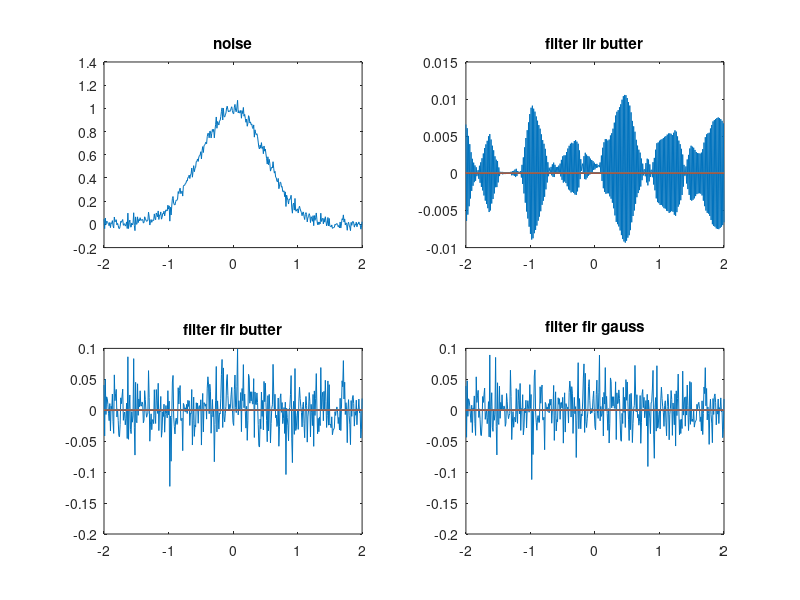
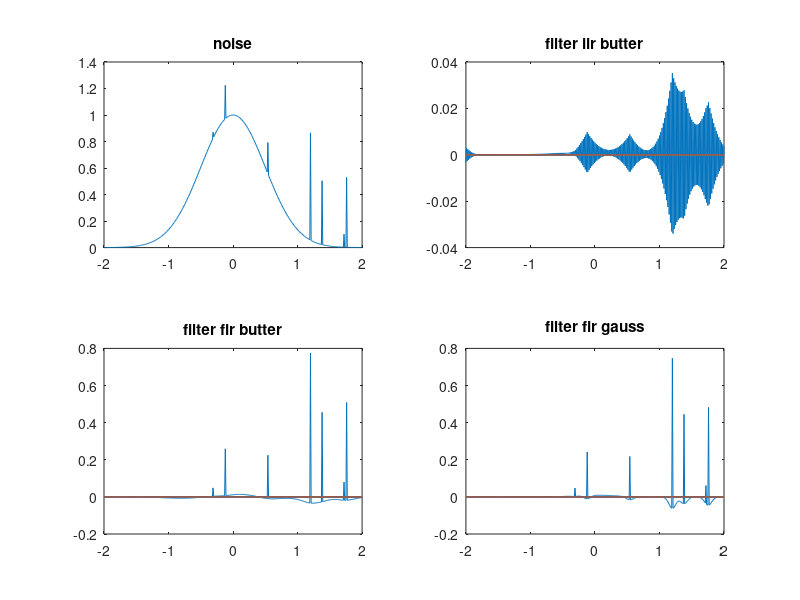
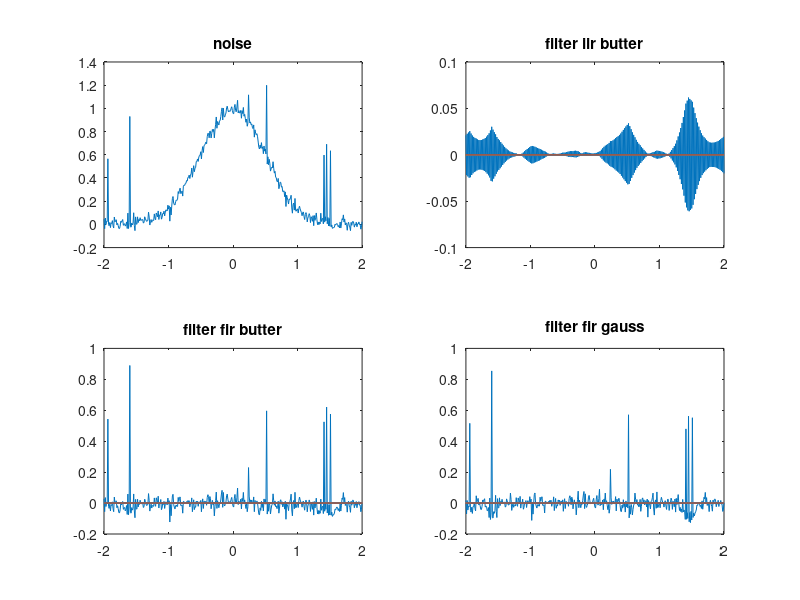

MATLAB code to generate these figures, in order:
function lab5() % low
	sigma = 0.5;
	step = 0.01;
	x0 = 2;

	xs = -x0:step:x0;
	ys = gauss(xs, sigma);

	gn_ys = awgn(ys, 30);
	in_ys = add_impulse_noise(ys, 1, 7);
	gn_in_ys = add_impulse_noise(gn_ys, 1, 7);

	draw(1, step, xs, gn_ys);
	draw(2, step, xs, in_ys);
	draw(3, step, xs, gn_in_ys);
end

function draw(fig, step, xs, ys)
	figure(fig);

	subplot(2, 2, 1);
	plot(xs, ys);
	title('noise');

	subplot(2,2,2);
	plot(xs, do_filter(ys, step, @iir_butterworth_filter));
	title('filter iir butter');

	subplot(2, 2, 3);
	plot(xs, do_filter(ys, step, @fir_butterworth_filter));
	title('filter fir butter');

	subplot(2, 2, 4);
	plot(xs, do_filter(ys, step, @fir_gauss_filter));
	title('filter fir gauss');
end

function v = do_filter(ys, step, func)
	count = length(ys);

	H = zeros(count);
	for k=1:count
		f = (count - k) ./ step ./ count;
		if k < count ./ 2
			f = k ./ step ./ count;
		end

		H(k) = func(f, step);
    end

    fft_ys = fft(ys);
    for i=1:length(fft_ys)
        H(i) = fft_ys(i) .* H(i);
    end
    
    v = ifft(H);
end

function v = gauss(xs, sigma)
	v = exp(-xs .^ 2 / sigma);
end

function v = add_impulse_noise(ys, amplitude, count)
	v = ys;

	for i=1:count
		idx = ceil(rand .* length(ys));
		v(idx) = v(idx) + rand .* amplitude;
	end
end

function v = iir_butterworth_filter(f, step)
	v = sqrt(1 ./ (1 + (sin(pi .* f .*step + pi./2) ./ sin(pi .* 1 * step)).^4))
end

function v = fir_butterworth_filter(f, step)
	if f == 0
		v = 0
	else
		v = 1 ./ (1 + (1.4 ./ f) .^ (2 .* 2))
	end
end

function v = fir_gauss_filter(f, step)
	v = 1 - exp(-f .^ 2 ./ (2.*3 .^ 2))
end
